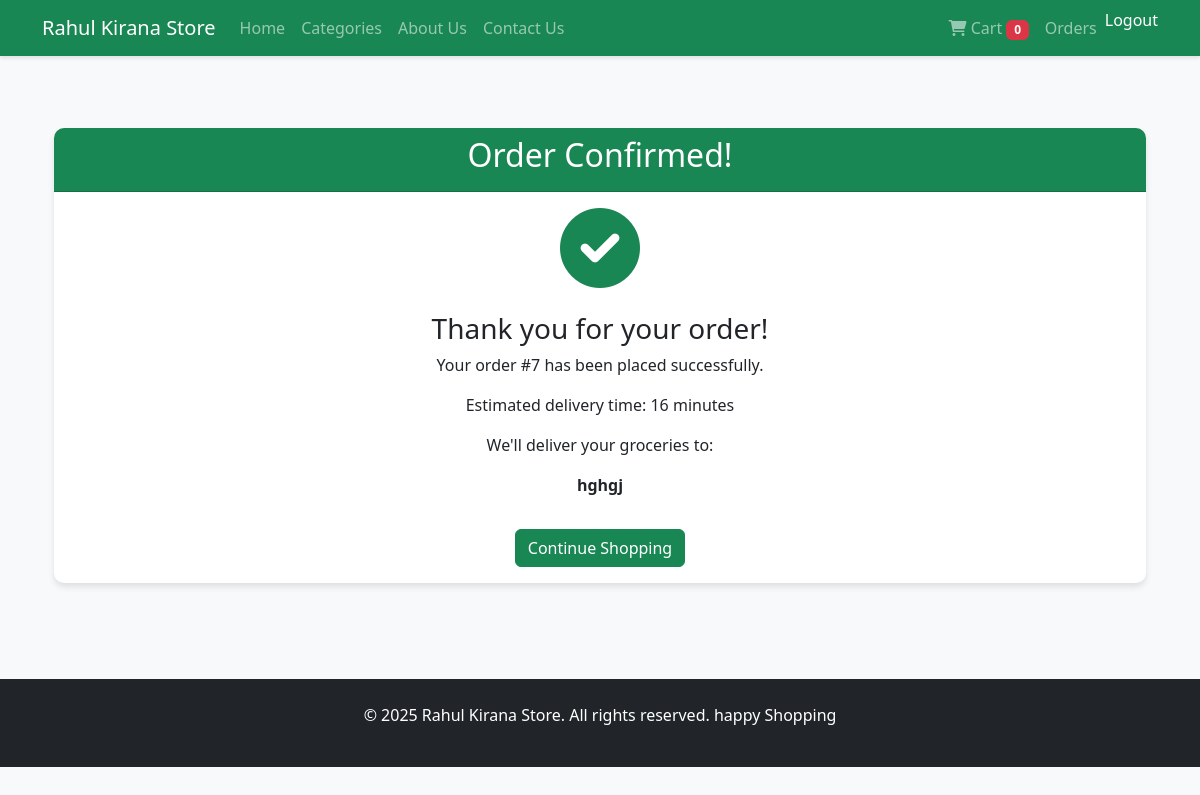
Page /order-confirmation/7/ (signed in) on the committed database.
### shop/models.py (models this page shows, shortened)
class Order(models.Model):
    user = models.ForeignKey(User, on_delete=models.CASCADE)
    products = models.ManyToManyField(Product, through='OrderItem')
    delivery_address = models.TextField()
    ordered_date = models.DateTimeField(auto_now_add=True)
    delivery_time = models.CharField(max_length=50)
    is_delivered = models.BooleanField(default=False)
    total_amount = models.DecimalField(max_digits=10, decimal_places=2, default=0)

### shop/views.py (the view)
# urls.py: path('order-confirmation/<int:order_id>/', views.order_confirmation, name='order_confirmation'),
@login_required
def order_confirmation(request, order_id):
    order = get_object_or_404(Order, id=order_id, user=request.user)
    return render(request, 'shop/order_confirmation.html', {'order': order})

### shop/templates/shop/order_confirmation.html
{% extends 'shop/base.html' %}
{% load static %}
{% block content %}
<div class="container text-center py-5">
    <div class="card border-success">
        <div class="card-header bg-success text-white">
            <h2>Order Confirmed!</h2>
        </div>
        <div class="card-body">
            <i class="fas fa-check-circle text-success fa-5x mb-4"></i>
            <h3 class="card-title">Thank you for your order!</h3>
            <p class="card-text">Your order #{{ order.id }} has been placed successfully.</p>
            <p class="card-text">Estimated delivery time: {{ order.delivery_time }}</p>
            <p class="card-text">We'll deliver your groceries to:</p>
            <p class="card-text"><strong>{{ order.delivery_address }}</strong></p>
            <a href="{% url 'home' %}" class="btn btn-success mt-3">Continue Shopping</a>
        </div>
    </div>
</div>
{% endblock %}

### shop/static/shop/css/style.css (style rules this page uses)
body { font-family: 'Segoe UI', Tahoma, Geneva, Verdana, sans-serif; background-color: #f8f9fa; }
.card { transition: transform 0.3s, box-shadow 0.3s; border: none; border-radius: 10px; overflow: hidden; box-shadow: 0 4px 6px rgba(0, 0, 0, 0.1); }

### rows in the picture
Order: id "7", delivery_time "16 minutes", delivery_address "hghgj"

### other values in the picture
{{ total_items }} "0"
